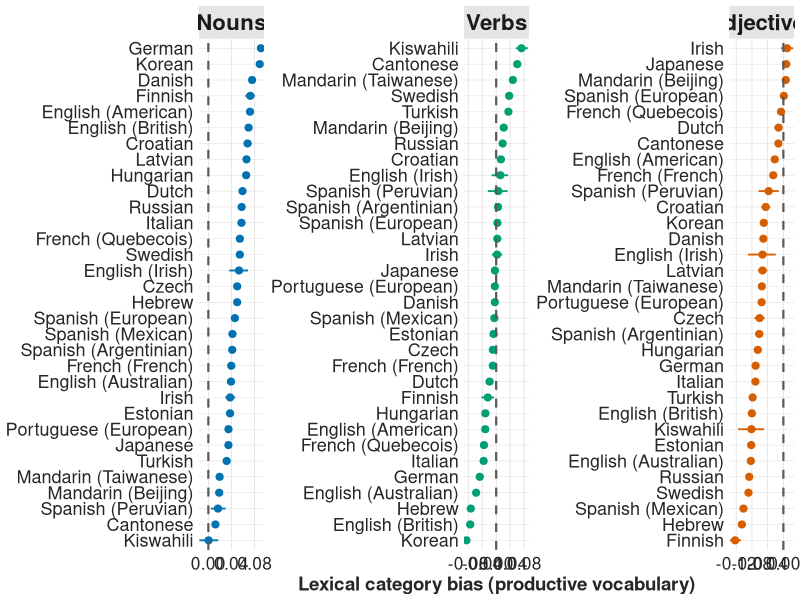
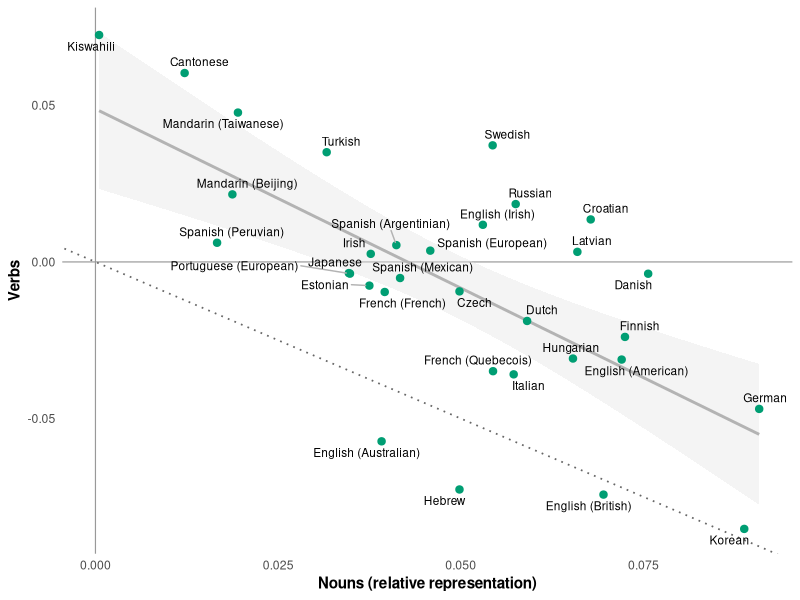
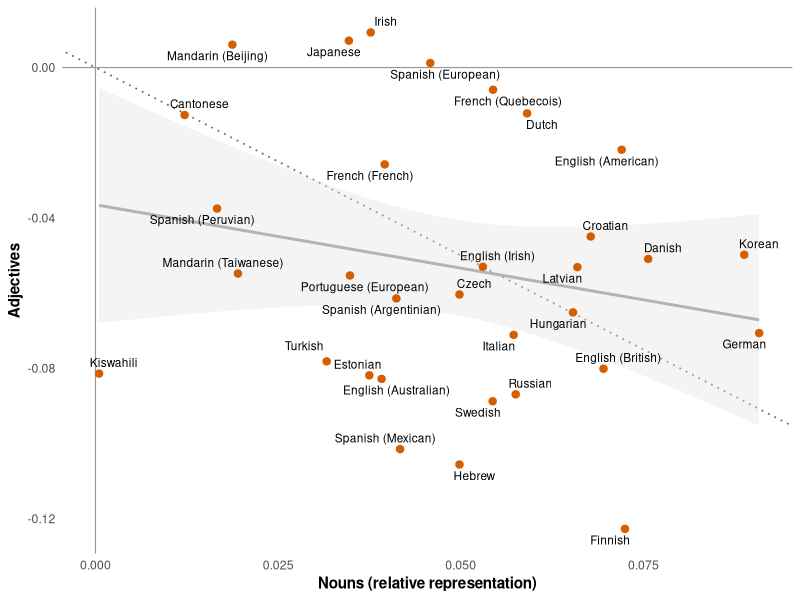
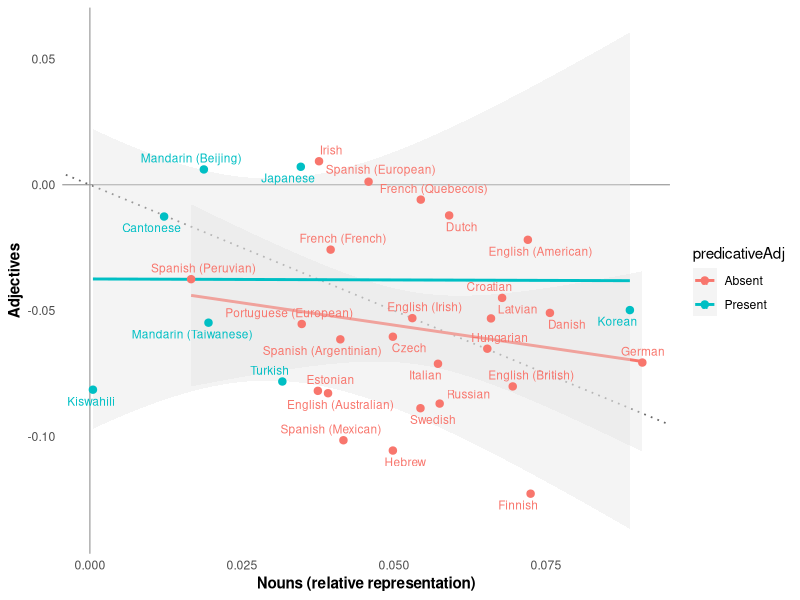
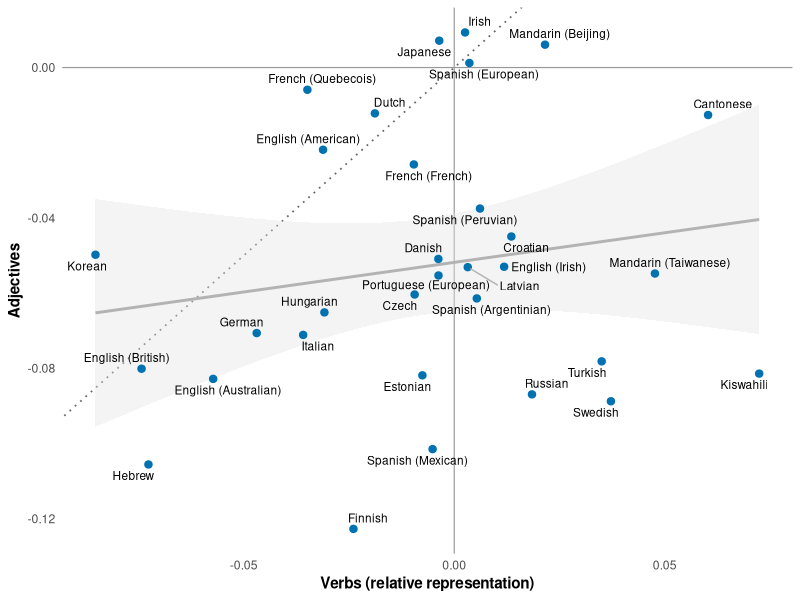
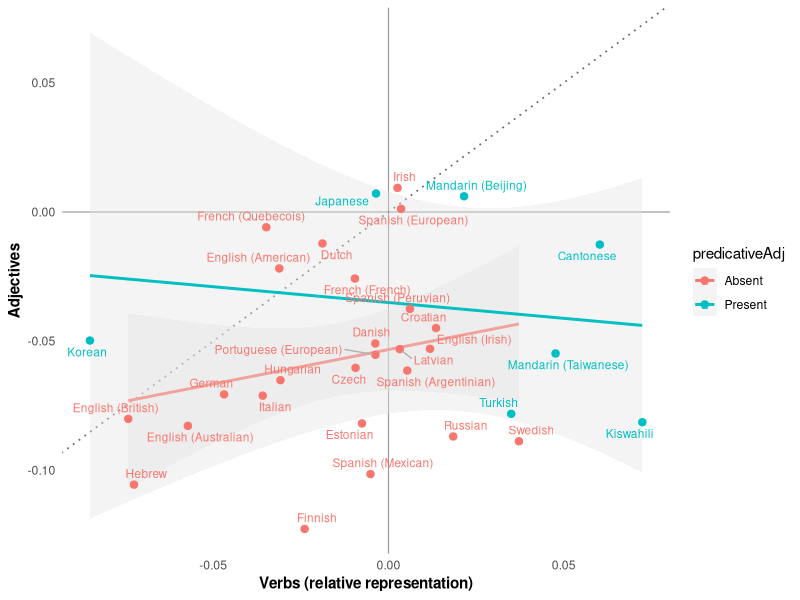
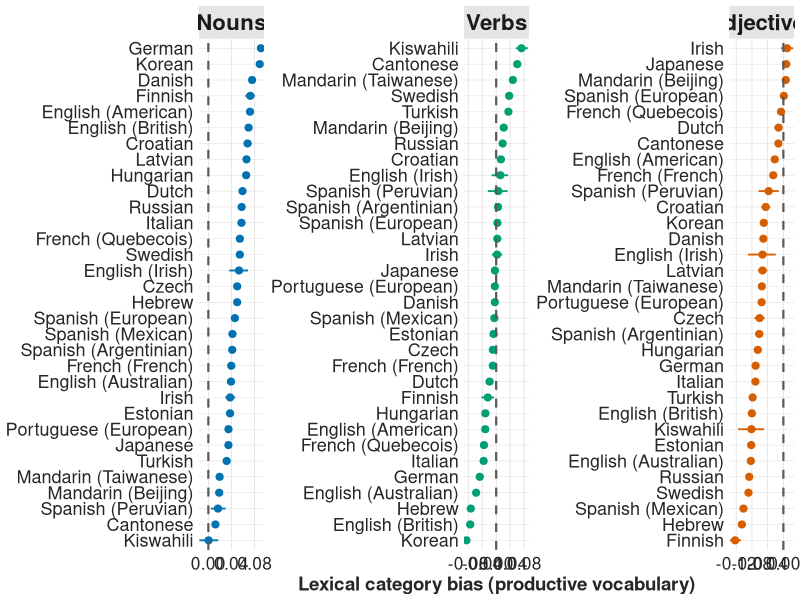

Generate these figures, in order, with R:
## ---- chunk 1
library(here)
library(tidyverse)
library(tidytext)
library(ggrepel)
## ---- chunk 2
bias_raw <- readr::read_csv(here("Data", "bias_WS_Ref_TotalVocab_2025Jun18.csv"), show_col_types = FALSE)
feat_raw <- readr::read_csv(here("Data", "LinguisticFeatures.csv"), show_col_types = FALSE)

bias <- bias_raw %>% mutate(
  language = str_squish(language),
  form     = str_squish(form),
  lexical_class = str_squish(lexical_class),
  measure  = str_squish(measure))
feat <- feat_raw %>% mutate(language = str_squish(language))

langs_in_feat <- feat %>% distinct(language, Family2, predicativeAdj)

bias_ws <- bias %>% filter(form == "WS") %>%
  inner_join(langs_in_feat, by = "language") %>% 
  subset(lexical_class != "Function Words")

# Check
bias_ws %>% count(lexical_class, measure) %>%
  arrange(desc(n)) %>%
  print(n = Inf)

bias_ws %>% count(language, lexical_class) %>%
  filter(n > 1)
## ---- chunk 3
lexical_cols <- c(
  "Nouns"      = "#0072B2",
  "Verbs"      = "#009E73",
  "Adjectives" = "#D55E00")

df_plot <- bias_ws %>%
  filter(measure == "produces",
    form_type == "WS",
    lexical_class %in% c("Nouns", "Verbs", "Adjectives")) %>%
  mutate(
    lexical_class = factor(lexical_class, levels = c("Nouns","Verbs","Adjectives")),
    language_r = tidytext::reorder_within(language, mean, lexical_class))

ggplot(df_plot, aes(x = mean, y = language_r, color = lexical_class)) +
  geom_linerange(aes(xmin = ci_lower, xmax = ci_upper),
                 linewidth = 0.65, alpha = 0.95) +
  geom_point(size = 2.1) +
  geom_vline(xintercept = 0, linetype = "dashed",
             linewidth = 0.75, color = "grey35") +
  facet_wrap(~ lexical_class, nrow = 1, scales = "free") +
  tidytext::scale_y_reordered() +
  scale_color_manual(values = lexical_cols, guide = "none") +
  scale_x_continuous(
    breaks = seq(-0.2, 0.1, 0.04),
    minor_breaks = seq(-0.2, 0.1, 0.02),
    expand = expansion(mult = c(0.01, 0.02))) +
  labs(y = NULL, x = "Lexical category bias (productive vocabulary)") +
  theme_minimal(base_size = 11) +
  theme(
    panel.grid.major.y = element_line(linewidth = 0.15, color = "grey85"),
    panel.grid.minor = element_blank(),
    panel.grid.major.x = element_line(linewidth = 0.25, color = "grey87"),
    panel.grid.minor.x = element_blank(),
    strip.text = element_text(face = "bold", size = 16),
    strip.background = element_rect(fill = "grey90", color = NA),
    axis.text.y = element_text(size = 13, color="gray15", lineheight = 0.92, margin = margin(r = 1)),
    axis.text.x = element_text(size = 12.5, color="gray15"),
    axis.title.x = element_text(size = 13.5, color="gray15", face = "bold", margin = margin(t = 2)),
    axis.ticks.x = element_blank(),
    panel.spacing.x = unit(5, "pt"),
    plot.margin = margin(4, 4, 4, 4))
ggsave(here("Figures", "lexcat_bias.png"), width = 13, height = 7.4, dpi = 320, bg = "white")
## ---- chunk 4
df_wide <- bias_ws %>%
  filter(
    measure == "produces",
    form_type == "WS",
    lexical_class %in% c("Nouns", "Verbs", "Adjectives")) %>%
  select(language, lexical_class, mean, predicativeAdj) %>%
  pivot_wider(
    names_from = lexical_class,
    values_from = mean)

axis_lim <- range(df_wide %>% select(Nouns, Verbs, Adjectives), na.rm = TRUE)
axis_lim <- max(abs(axis_lim))
axis_lim <- ceiling(axis_lim * 10) / 10


ggplot(df_wide, aes(x = Nouns, y = Verbs)) +
  geom_hline(yintercept = 0, linewidth = 0.4, color = "grey60") +
  geom_vline(xintercept = 0, linewidth = 0.4, color = "grey60") +
  geom_abline(slope = -1, intercept = 0, 
              linetype = "dotted", linewidth = 0.6, color = "grey40") +
  geom_smooth(method="lm", se=TRUE, color = "gray70", fill = "gray90") +
  geom_point(color = lexical_cols["Verbs"], size = 2.2) +
  geom_text_repel(
    aes(label = language),
    size = 3,
    max.overlaps = Inf,
    box.padding = 0.25,
    point.padding = 0.2,
    segment.color = "grey70") +
  labs(
    x = "Nouns (relative representation)",
    y = "Verbs") +
  theme_minimal(base_size = 11) +
  theme(
    panel.grid = element_blank(),
    axis.title = element_text(face = "bold"))


ggplot(df_wide, aes(x = Nouns, y = Adjectives)) +
  geom_hline(yintercept = 0, linewidth = 0.4, color = "grey60") +
  geom_vline(xintercept = 0, linewidth = 0.4, color = "grey60") +
  geom_abline(slope = -1, intercept = 0,
              linetype = "dotted", linewidth = 0.6, color = "grey40") +
  geom_smooth(method="lm", se=TRUE, color = "gray70", fill = "gray90") +
  geom_point(color = lexical_cols["Adjectives"], size = 2.2) +
  geom_text_repel(
    aes(label = language),
    size = 3,
    max.overlaps = Inf,
    box.padding = 0.25,
    point.padding = 0.2,
    segment.color = "grey70") +
  labs(
    x = "Nouns (relative representation)",
    y = "Adjectives") +
  theme_minimal(base_size = 11) +
  theme(
    panel.grid = element_blank(),
    axis.title = element_text(face = "bold"))


ggplot(df_wide, aes(x = Nouns, y = Adjectives, color = predicativeAdj)) +
  geom_hline(yintercept = 0, linewidth = 0.4, color = "grey60") +
  geom_vline(xintercept = 0, linewidth = 0.4, color = "grey60") +
  geom_abline(slope = -1, intercept = 0,
              linetype = "dotted", linewidth = 0.6, color = "grey40") +
  geom_smooth(method="lm", se=TRUE, fill = "gray90") +
  geom_point(size = 2.2) +
  geom_text_repel(
    aes(label = language),
    size = 3,
    max.overlaps = Inf,
    box.padding = 0.25,
    point.padding = 0.2,
    segment.color = "grey70") +
  labs(
    x = "Nouns (relative representation)",
    y = "Adjectives") +
  theme_minimal(base_size = 11) +
  theme(
    panel.grid = element_blank(),
    axis.title = element_text(face = "bold"))


ggplot(df_wide, aes(x = Verbs, y = Adjectives)) +
  geom_hline(yintercept = 0, linewidth = 0.4, color = "grey60") +
  geom_vline(xintercept = 0, linewidth = 0.4, color = "grey60") +
  geom_abline(slope = 1, intercept = 0,
              linetype = "dotted", linewidth = 0.6, color = "grey40") +
  geom_smooth(method="lm", se=TRUE, color = "gray70", fill = "gray90") +
  geom_point(color = lexical_cols["Nouns"], size = 2.2) +
  geom_text_repel(
    aes(label = language),
    size = 3,
    max.overlaps = Inf,
    box.padding = 0.25,
    point.padding = 0.2,
    segment.color = "grey70") +
  labs(
    x = "Verbs (relative representation)",
    y = "Adjectives") +
  theme_minimal(base_size = 11) +
  theme(
    panel.grid = element_blank(),
    axis.title = element_text(face = "bold"))


ggplot(df_wide, aes(x = Verbs, y = Adjectives, color = predicativeAdj)) +
  geom_hline(yintercept = 0, linewidth = 0.4, color = "grey60") +
  geom_vline(xintercept = 0, linewidth = 0.4, color = "grey60") +
  geom_abline(slope = 1, intercept = 0,
              linetype = "dotted", linewidth = 0.6, color = "grey40") +
  geom_smooth(method="lm", se=TRUE, fill = "gray90") +
  geom_point(size = 2.2) +
  geom_text_repel(
    aes(label = language),
    size = 3,
    max.overlaps = Inf,
    box.padding = 0.25,
    point.padding = 0.2,
    segment.color = "grey70") +
  labs(
    x = "Verbs (relative representation)",
    y = "Adjectives") +
  theme_minimal(base_size = 11) +
  theme(
    panel.grid = element_blank(),
    axis.title = element_text(face = "bold"))


cor.test(df_wide$Nouns, df_wide$Verbs)
cor.test(df_wide$Nouns, df_wide$Adjectives)
cor.test(df_wide$Verbs, df_wide$Adjectives)

df_tmp <- df_wide %>% subset(predicativeAdj=="Present")
cor.test(df_tmp$Nouns, df_tmp$Adjectives)
cor.test(df_tmp$Verbs, df_tmp$Adjectives)

df_tmp <- df_wide %>% subset(predicativeAdj!="Present")
cor.test(df_tmp$Nouns, df_tmp$Adjectives)
cor.test(df_tmp$Verbs, df_tmp$Adjectives)
